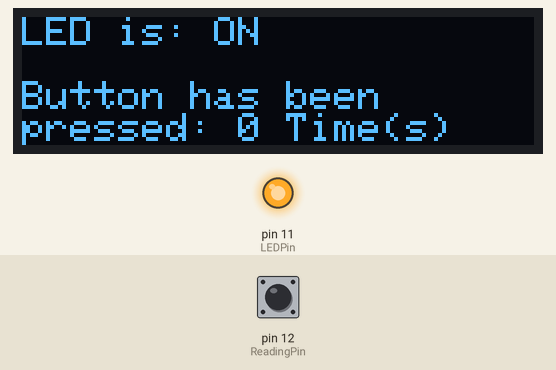
Simulated run of this sketch. Board: Arduino Uno, built with avr-gcc and run on an emulated ATmega328P. Parts: 128×32 one-colour display, output pins drawn as LEDs (lit = HIGH). The test bench sets the inputs (shaded band); at power-on: pin 12 (ReadingPin) HIGH. The display library's start-up logo is not drawn.

Above: at 4.2 s.
4.3 s: pin 12 (ReadingPin) driven LOW
At 5.0 s:
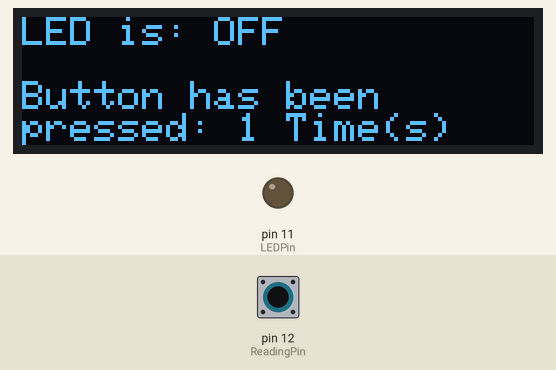
5.8 s: pin 12 (ReadingPin) pulsed HIGH 5 times (0.12 s each, 0.3 s apart)
At 8.3 s:
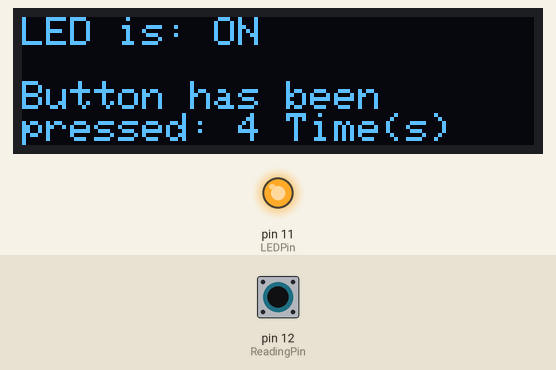
Timing chart, 0 to 9.8 s (numbered marks = the images above; inputs shaded):
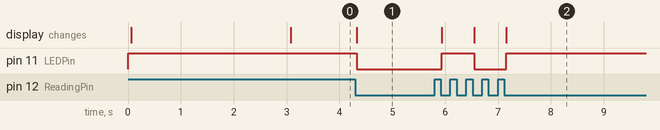

The sketch:

Lab01_B.ino
```cpp
/* BMEN 3200
 *
 * Each time the reading pin goes from HIGH to LOW (e.g. because of a push-button
 * press), the LED pin is toggled from LOW to HIGH or HIGH to LOW. Displays the state
 * of LED on the the OLED display screen, and counts
 * the number of times the button has been pushed.
 *
 * Adapted from (https://www.arduino.cc/en/tutorial/switch) and
 * Sparkfun SIK Tutorial (https://www.sparkfun.com/sikcode)
 *
 * Name(s):
 * Date:
 */

//LIBRARIES
#include <Wire.h>                           //Arduino I2C Library
#include <Adafruit_SSD1306.h>               //OLED Screen Library
#include <Adafruit_GFX.h>                   //OLED Screen Graphics Library

//DEFINITIONS
#define ReadingPin 12                        //Pin associated with reading signal from button
#define LEDPin 11                            //Pin associated with LED

//OLED Display Defintions
#define SCREEN_WIDTH 128                                                      // OLED display width, in pixels
#define SCREEN_HEIGHT 32                                                      // OLED display height, in pixels
#define OLED_RESET    -1                                                      // Reset pin # (or -1 if sharing Arduino reset pin)
Adafruit_SSD1306 display(SCREEN_WIDTH, SCREEN_HEIGHT, &Wire, OLED_RESET);     //Declaring the display name (display)


//VARIABLES
int reading;                           //The current reading from the reading pin
int previous = HIGH;                   //The previous reading from the LED pin
int LEDstate = HIGH;                   //The current state of the LED pin
int buttonPressCount;                  //Counts number of times button has been pressed

// the following variables are long's because the time, measured in miliseconds,
// which will quickly become a bigger number than can be stored in an int.
long timer = 0;                          //Measures the last time the reading pin was toggled
long debounce = 500;                     //What is the purpose of debounce?

void setup()
{
  pinMode(ReadingPin, INPUT);           //Initiates the button pin as input pin which which the arduino is reading (Requires external pullup resistor)
//pinMode(ReadingPin, INPUT_PULLUP);    //Initializes button pin as input pin which which the arduino is reading with internal pullup resistor on arduino
  pinMode(LEDPin, OUTPUT);              //Initializes LED pin as output pin which which the arduino will send a signal to

  digitalWrite(LEDPin, LEDstate);          //Set initial LED state (ON)

  Wire.begin();                                     //Initializes I2C pins on the arduino
  display.begin(SSD1306_SWITCHCAPVCC, 0x3C);        //Initializes the specific I2C channels for OLED screen
  display.display();                                //Displays current display settings to OLED

  //Displays new settings
  display.clearDisplay();               //Clears previous display
  display.setTextSize(1);               //Sets font size
  display.setTextColor(WHITE);          //Sets text color (Can only be white)
  display.setCursor(0,0);               //Sets starting pixel of text [(0,0) is top left side of screen]
  display.println("Hello");             //String set to be displayed ["ln" means that the next string will be on a new line]
  display.println("World");             //String set to be displayed
  display.display();                    //Displays current display settings to OLED

  delay(3000);                          //Delays code for 3 secs before going into loop
}

void loop()
{
  reading = digitalRead(ReadingPin);         //Continually reads state of input pin

  //TURN ON or OFF LED when button is pushed (goes from a "HIGH" state to "LOW" state)
  if (reading == LOW && previous == HIGH && (millis() - timer) > debounce)
  {
    buttonPressCount++;                   //Adds 1 to the count

    //Turn LED ON
    if (LEDstate == LOW)
    {
      LEDstate = HIGH;
    }
    //Turn LED OFF
    else
    {
      LEDstate = LOW;
    }
    timer = millis();                      //resets timer [millis() is the current length of time the the program has been runnining]
  }

  OLED_BUTTON(LEDstate);                   //Function that Updates display to indicate if LED is ON or OFF and number of times the button has been pressed

  digitalWrite(LEDPin, LEDstate);          //Changes state of LED
  previous = reading;                      //Updates "previous" to last state of "reading"
}

//FUNCTIONS

void OLED_BUTTON(int state)                          //Updates display to indicate if LED is ON or OFF and number of times the button has been pressed
{

  if (state == HIGH)
  {
    display.clearDisplay();                 //Font size and color will keep previous settings if not updated
    display.setCursor(0,0);
    display.println("LED is: ON");
    display.println();
    display.println("Button has been");
    display.print("pressed: ");
    display.print(buttonPressCount);            //Displays value of variable
    display.print(" Time(s)");
    display.display();
  }

  //Display settings when LED is OFF
  else
  {
    display.clearDisplay();               //Clear Display
    display.setCursor(0,0);
    display.println("LED is: OFF");
    display.println();
    display.println("Button has been");
    display.print("pressed: ");
    display.print(buttonPressCount);            //Displays value of variable
    display.print(" Time(s)");
    display.display();
  }
}


/*
  */
```

Measured:
- after the input at 4.3 s, pin 11 (LEDPin): HIGH → LOW at once; the display: changes at once (image 1)
- after the input at 5.8 s, pin 11 (LEDPin): LOW → HIGH after 0.14 s, → LOW 0.61 s later, → HIGH 0.60 s later; the display: first changes after 0.14 s (image 2 shows a later state)
